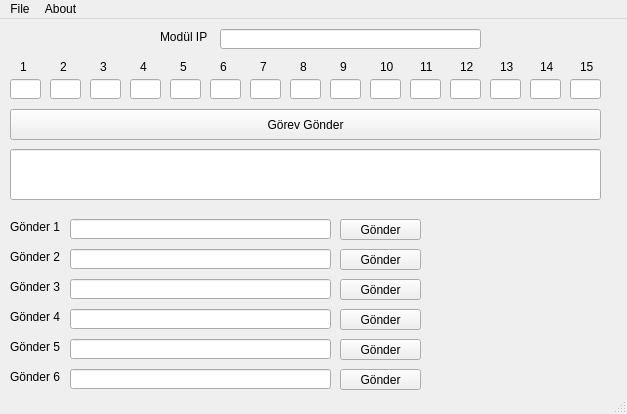
<?xml version="1.0" encoding="UTF-8"?>
<ui version="4.0">
 <class>MainWindow</class>
 <widget class="QMainWindow" name="MainWindow">
  <property name="geometry">
   <rect>
    <x>0</x>
    <y>0</y>
    <width>627</width>
    <height>414</height>
   </rect>
  </property>
  <property name="windowTitle">
   <string>MainWindow</string>
  </property>
  <widget class="QWidget" name="centralWidget">
   <widget class="QPushButton" name="pushButton">
    <property name="geometry">
     <rect>
      <x>10</x>
      <y>90</y>
      <width>591</width>
      <height>31</height>
     </rect>
    </property>
    <property name="text">
     <string>Görev Gönder</string>
    </property>
   </widget>
   <widget class="QLineEdit" name="lineEdit">
    <property name="geometry">
     <rect>
      <x>10</x>
      <y>60</y>
      <width>31</width>
      <height>20</height>
     </rect>
    </property>
    <property name="alignment">
     <set>Qt::AlignCenter</set>
    </property>
   </widget>
   <widget class="QLabel" name="label">
    <property name="geometry">
     <rect>
      <x>20</x>
      <y>40</y>
      <width>21</width>
      <height>16</height>
     </rect>
    </property>
    <property name="text">
     <string>1</string>
    </property>
   </widget>
   <widget class="QLabel" name="label_2">
    <property name="geometry">
     <rect>
      <x>60</x>
      <y>40</y>
      <width>21</width>
      <height>16</height>
     </rect>
    </property>
    <property name="text">
     <string>2</string>
    </property>
   </widget>
   <widget class="QLineEdit" name="lineEdit_2">
    <property name="geometry">
     <rect>
      <x>50</x>
      <y>60</y>
      <width>31</width>
      <height>20</height>
     </rect>
    </property>
    <property name="alignment">
     <set>Qt::AlignCenter</set>
    </property>
   </widget>
   <widget class="QLineEdit" name="lineEdit_3">
    <property name="geometry">
     <rect>
      <x>130</x>
      <y>60</y>
      <width>31</width>
      <height>20</height>
     </rect>
    </property>
    <property name="alignment">
     <set>Qt::AlignCenter</set>
    </property>
   </widget>
   <widget class="QLabel" name="label_3">
    <property name="geometry">
     <rect>
      <x>100</x>
      <y>40</y>
      <width>21</width>
      <height>16</height>
     </rect>
    </property>
    <property name="text">
     <string>3</string>
    </property>
   </widget>
   <widget class="QLabel" name="label_4">
    <property name="geometry">
     <rect>
      <x>140</x>
      <y>40</y>
      <width>21</width>
      <height>16</height>
     </rect>
    </property>
    <property name="text">
     <string>4</string>
    </property>
   </widget>
   <widget class="QLineEdit" name="lineEdit_4">
    <property name="geometry">
     <rect>
      <x>90</x>
      <y>60</y>
      <width>31</width>
      <height>20</height>
     </rect>
    </property>
    <property name="alignment">
     <set>Qt::AlignCenter</set>
    </property>
   </widget>
   <widget class="QLineEdit" name="lineEdit_5">
    <property name="geometry">
     <rect>
      <x>250</x>
      <y>60</y>
      <width>31</width>
      <height>20</height>
     </rect>
    </property>
    <property name="alignment">
     <set>Qt::AlignCenter</set>
    </property>
   </widget>
   <widget class="QLineEdit" name="lineEdit_6">
    <property name="geometry">
     <rect>
      <x>290</x>
      <y>60</y>
      <width>31</width>
      <height>20</height>
     </rect>
    </property>
    <property name="alignment">
     <set>Qt::AlignCenter</set>
    </property>
   </widget>
   <widget class="QLineEdit" name="lineEdit_7">
    <property name="geometry">
     <rect>
      <x>210</x>
      <y>60</y>
      <width>31</width>
      <height>20</height>
     </rect>
    </property>
    <property name="alignment">
     <set>Qt::AlignCenter</set>
    </property>
   </widget>
   <widget class="QLabel" name="label_5">
    <property name="geometry">
     <rect>
      <x>260</x>
      <y>40</y>
      <width>21</width>
      <height>16</height>
     </rect>
    </property>
    <property name="text">
     <string>7</string>
    </property>
   </widget>
   <widget class="QLabel" name="label_6">
    <property name="geometry">
     <rect>
      <x>180</x>
      <y>40</y>
      <width>21</width>
      <height>16</height>
     </rect>
    </property>
    <property name="text">
     <string>5</string>
    </property>
   </widget>
   <widget class="QLabel" name="label_7">
    <property name="geometry">
     <rect>
      <x>220</x>
      <y>40</y>
      <width>21</width>
      <height>16</height>
     </rect>
    </property>
    <property name="text">
     <string>6</string>
    </property>
   </widget>
   <widget class="QLabel" name="label_8">
    <property name="geometry">
     <rect>
      <x>300</x>
      <y>40</y>
      <width>21</width>
      <height>16</height>
     </rect>
    </property>
    <property name="text">
     <string>8</string>
    </property>
   </widget>
   <widget class="QLineEdit" name="lineEdit_8">
    <property name="geometry">
     <rect>
      <x>170</x>
      <y>60</y>
      <width>31</width>
      <height>20</height>
     </rect>
    </property>
    <property name="alignment">
     <set>Qt::AlignCenter</set>
    </property>
   </widget>
   <widget class="QLineEdit" name="lineEdit_9">
    <property name="geometry">
     <rect>
      <x>570</x>
      <y>60</y>
      <width>31</width>
      <height>20</height>
     </rect>
    </property>
    <property name="alignment">
     <set>Qt::AlignCenter</set>
    </property>
   </widget>
   <widget class="QLabel" name="label_9">
    <property name="geometry">
     <rect>
      <x>540</x>
      <y>40</y>
      <width>21</width>
      <height>16</height>
     </rect>
    </property>
    <property name="text">
     <string>14</string>
    </property>
   </widget>
   <widget class="QLineEdit" name="lineEdit_11">
    <property name="geometry">
     <rect>
      <x>410</x>
      <y>60</y>
      <width>31</width>
      <height>20</height>
     </rect>
    </property>
    <property name="alignment">
     <set>Qt::AlignCenter</set>
    </property>
   </widget>
   <widget class="QLineEdit" name="lineEdit_12">
    <property name="geometry">
     <rect>
      <x>530</x>
      <y>60</y>
      <width>31</width>
      <height>20</height>
     </rect>
    </property>
    <property name="alignment">
     <set>Qt::AlignCenter</set>
    </property>
   </widget>
   <widget class="QLineEdit" name="lineEdit_13">
    <property name="geometry">
     <rect>
      <x>450</x>
      <y>60</y>
      <width>31</width>
      <height>20</height>
     </rect>
    </property>
    <property name="alignment">
     <set>Qt::AlignCenter</set>
    </property>
   </widget>
   <widget class="QLineEdit" name="lineEdit_14">
    <property name="geometry">
     <rect>
      <x>370</x>
      <y>60</y>
      <width>31</width>
      <height>20</height>
     </rect>
    </property>
    <property name="alignment">
     <set>Qt::AlignCenter</set>
    </property>
   </widget>
   <widget class="QLineEdit" name="lineEdit_15">
    <property name="geometry">
     <rect>
      <x>490</x>
      <y>60</y>
      <width>31</width>
      <height>20</height>
     </rect>
    </property>
    <property name="alignment">
     <set>Qt::AlignCenter</set>
    </property>
   </widget>
   <widget class="QLabel" name="label_11">
    <property name="geometry">
     <rect>
      <x>580</x>
      <y>40</y>
      <width>21</width>
      <height>16</height>
     </rect>
    </property>
    <property name="text">
     <string>15</string>
    </property>
   </widget>
   <widget class="QLabel" name="label_12">
    <property name="geometry">
     <rect>
      <x>500</x>
      <y>40</y>
      <width>21</width>
      <height>16</height>
     </rect>
    </property>
    <property name="text">
     <string>13</string>
    </property>
   </widget>
   <widget class="QLabel" name="label_13">
    <property name="geometry">
     <rect>
      <x>420</x>
      <y>40</y>
      <width>21</width>
      <height>16</height>
     </rect>
    </property>
    <property name="text">
     <string>11</string>
    </property>
   </widget>
   <widget class="QLabel" name="label_14">
    <property name="geometry">
     <rect>
      <x>340</x>
      <y>40</y>
      <width>21</width>
      <height>16</height>
     </rect>
    </property>
    <property name="text">
     <string>9</string>
    </property>
   </widget>
   <widget class="QLabel" name="label_15">
    <property name="geometry">
     <rect>
      <x>380</x>
      <y>40</y>
      <width>21</width>
      <height>16</height>
     </rect>
    </property>
    <property name="text">
     <string>10</string>
    </property>
   </widget>
   <widget class="QLabel" name="label_16">
    <property name="geometry">
     <rect>
      <x>460</x>
      <y>40</y>
      <width>21</width>
      <height>16</height>
     </rect>
    </property>
    <property name="text">
     <string>12</string>
    </property>
   </widget>
   <widget class="QLineEdit" name="lineEdit_16">
    <property name="geometry">
     <rect>
      <x>330</x>
      <y>60</y>
      <width>31</width>
      <height>20</height>
     </rect>
    </property>
    <property name="alignment">
     <set>Qt::AlignCenter</set>
    </property>
   </widget>
   <widget class="QLineEdit" name="lineEdit_10">
    <property name="geometry">
     <rect>
      <x>70</x>
      <y>200</y>
      <width>261</width>
      <height>20</height>
     </rect>
    </property>
   </widget>
   <widget class="QLabel" name="label_17">
    <property name="geometry">
     <rect>
      <x>10</x>
      <y>200</y>
      <width>61</width>
      <height>16</height>
     </rect>
    </property>
    <property name="text">
     <string>Gönder 1</string>
    </property>
   </widget>
   <widget class="QLabel" name="label_18">
    <property name="geometry">
     <rect>
      <x>10</x>
      <y>230</y>
      <width>61</width>
      <height>16</height>
     </rect>
    </property>
    <property name="text">
     <string>Gönder 2</string>
    </property>
   </widget>
   <widget class="QLineEdit" name="lineEdit_17">
    <property name="geometry">
     <rect>
      <x>70</x>
      <y>230</y>
      <width>261</width>
      <height>20</height>
     </rect>
    </property>
   </widget>
   <widget class="QLineEdit" name="lineEdit_18">
    <property name="geometry">
     <rect>
      <x>70</x>
      <y>260</y>
      <width>261</width>
      <height>20</height>
     </rect>
    </property>
   </widget>
   <widget class="QLabel" name="label_19">
    <property name="geometry">
     <rect>
      <x>10</x>
      <y>260</y>
      <width>61</width>
      <height>16</height>
     </rect>
    </property>
    <property name="text">
     <string>Gönder 3</string>
    </property>
   </widget>
   <widget class="QLineEdit" name="lineEdit_19">
    <property name="geometry">
     <rect>
      <x>70</x>
      <y>320</y>
      <width>261</width>
      <height>20</height>
     </rect>
    </property>
   </widget>
   <widget class="QLabel" name="label_20">
    <property name="geometry">
     <rect>
      <x>10</x>
      <y>320</y>
      <width>61</width>
      <height>16</height>
     </rect>
    </property>
    <property name="text">
     <string>Gönder 5</string>
    </property>
   </widget>
   <widget class="QLabel" name="label_21">
    <property name="geometry">
     <rect>
      <x>10</x>
      <y>350</y>
      <width>61</width>
      <height>16</height>
     </rect>
    </property>
    <property name="text">
     <string>Gönder 6</string>
    </property>
   </widget>
   <widget class="QLabel" name="label_22">
    <property name="geometry">
     <rect>
      <x>10</x>
      <y>290</y>
      <width>61</width>
      <height>16</height>
     </rect>
    </property>
    <property name="text">
     <string>Gönder 4</string>
    </property>
   </widget>
   <widget class="QLineEdit" name="lineEdit_20">
    <property name="geometry">
     <rect>
      <x>70</x>
      <y>290</y>
      <width>261</width>
      <height>20</height>
     </rect>
    </property>
   </widget>
   <widget class="QLineEdit" name="lineEdit_21">
    <property name="geometry">
     <rect>
      <x>70</x>
      <y>350</y>
      <width>261</width>
      <height>20</height>
     </rect>
    </property>
   </widget>
   <widget class="QLineEdit" name="lineEdit_22">
    <property name="geometry">
     <rect>
      <x>220</x>
      <y>10</y>
      <width>261</width>
      <height>20</height>
     </rect>
    </property>
    <property name="alignment">
     <set>Qt::AlignCenter</set>
    </property>
   </widget>
   <widget class="QLabel" name="label_23">
    <property name="geometry">
     <rect>
      <x>160</x>
      <y>10</y>
      <width>61</width>
      <height>16</height>
     </rect>
    </property>
    <property name="text">
     <string>Modül IP</string>
    </property>
   </widget>
   <widget class="QPushButton" name="pushButton_2">
    <property name="geometry">
     <rect>
      <x>340</x>
      <y>200</y>
      <width>81</width>
      <height>21</height>
     </rect>
    </property>
    <property name="text">
     <string>Gönder</string>
    </property>
   </widget>
   <widget class="QPushButton" name="pushButton_3">
    <property name="geometry">
     <rect>
      <x>340</x>
      <y>230</y>
      <width>81</width>
      <height>21</height>
     </rect>
    </property>
    <property name="text">
     <string>Gönder</string>
    </property>
   </widget>
   <widget class="QPushButton" name="pushButton_4">
    <property name="geometry">
     <rect>
      <x>340</x>
      <y>260</y>
      <width>81</width>
      <height>21</height>
     </rect>
    </property>
    <property name="text">
     <string>Gönder</string>
    </property>
   </widget>
   <widget class="QPushButton" name="pushButton_5">
    <property name="geometry">
     <rect>
      <x>340</x>
      <y>290</y>
      <width>81</width>
      <height>21</height>
     </rect>
    </property>
    <property name="text">
     <string>Gönder</string>
    </property>
   </widget>
   <widget class="QPushButton" name="pushButton_6">
    <property name="geometry">
     <rect>
      <x>340</x>
      <y>320</y>
      <width>81</width>
      <height>21</height>
     </rect>
    </property>
    <property name="text">
     <string>Gönder</string>
    </property>
   </widget>
   <widget class="QPushButton" name="pushButton_7">
    <property name="geometry">
     <rect>
      <x>340</x>
      <y>350</y>
      <width>81</width>
      <height>21</height>
     </rect>
    </property>
    <property name="text">
     <string>Gönder</string>
    </property>
   </widget>
   <widget class="QLineEdit" name="lineEdit_23">
    <property name="geometry">
     <rect>
      <x>10</x>
      <y>130</y>
      <width>591</width>
      <height>51</height>
     </rect>
    </property>
   </widget>
  </widget>
  <widget class="QMenuBar" name="menuBar">
   <property name="geometry">
    <rect>
     <x>0</x>
     <y>0</y>
     <width>627</width>
     <height>21</height>
    </rect>
   </property>
   <widget class="QMenu" name="menuTest">
    <property name="title">
     <string>File</string>
    </property>
    <addaction name="separator"/>
    <addaction name="separator"/>
    <addaction name="actionExit"/>
   </widget>
   <widget class="QMenu" name="menuYY">
    <property name="title">
     <string>About</string>
    </property>
    <addaction name="actionY1"/>
   </widget>
   <addaction name="menuTest"/>
   <addaction name="menuYY"/>
  </widget>
  <widget class="QStatusBar" name="statusBar"/>
  <action name="actionaaa">
   <property name="text">
    <string>aaa</string>
   </property>
  </action>
  <action name="actionbbb">
   <property name="text">
    <string>bbb</string>
   </property>
  </action>
  <action name="actionExit">
   <property name="text">
    <string>Exit</string>
   </property>
  </action>
  <action name="actionY1">
   <property name="text">
    <string>About</string>
   </property>
  </action>
 </widget>
 <layoutdefault spacing="6" margin="11"/>
 <resources/>
 <connections/>
</ui>
